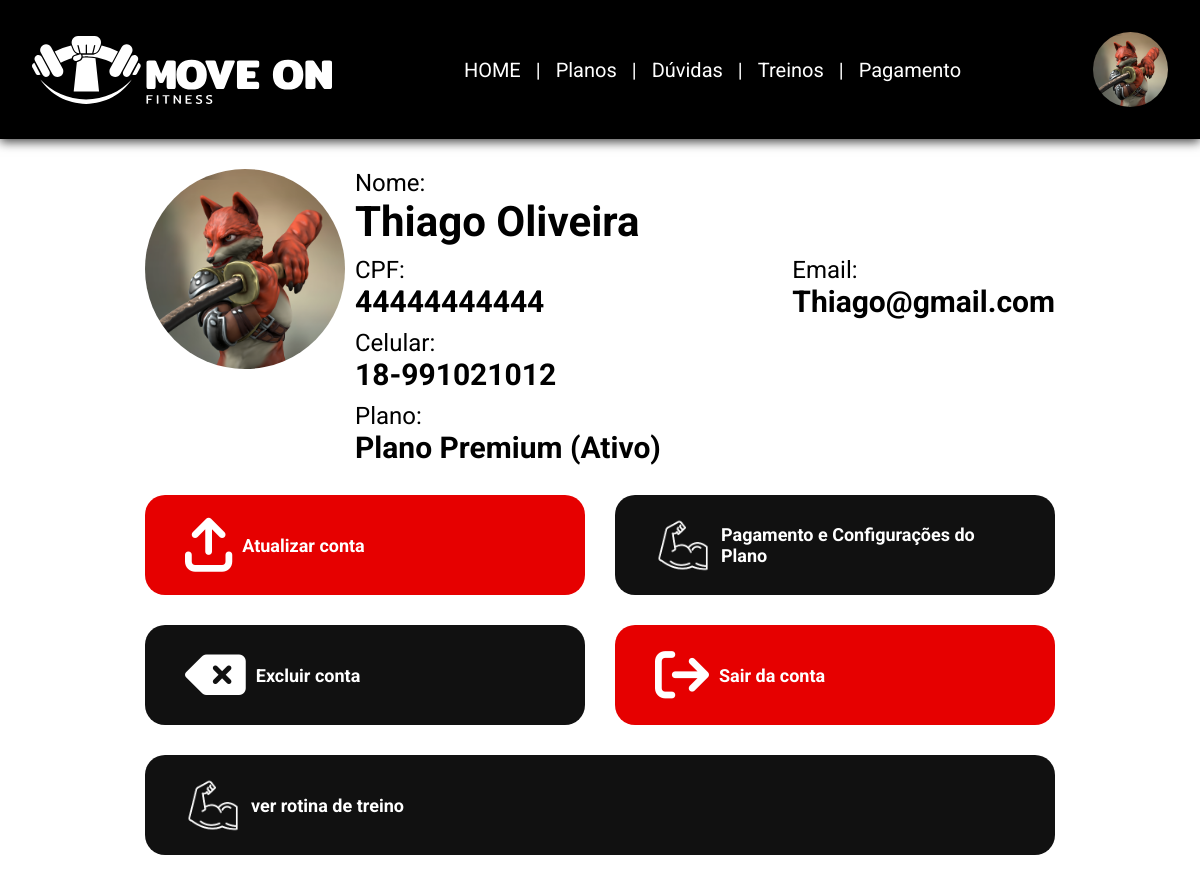
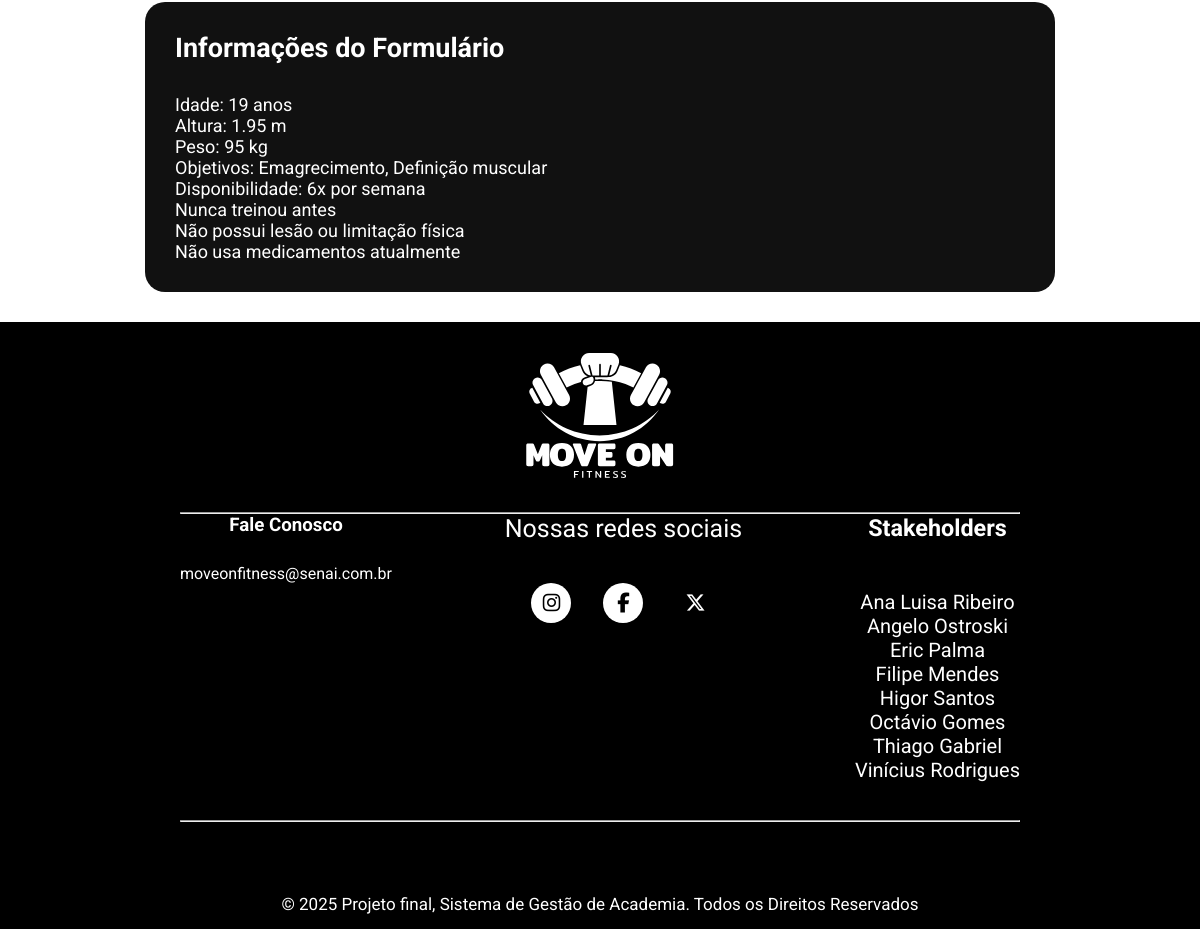
The app's page /View/userView.php (signed in) with its own data (2 pictures, top to bottom).
### tables this page shows
CREATE TABLE `users` (
  `id` int(11) NOT NULL,
  `nome_completo` varchar(255) NOT NULL,
  `email` varchar(100) NOT NULL,
  `celular` varchar(20) DEFAULT NULL,
  `CPF` varchar(11) DEFAULT NULL,
  `password` varchar(255) NOT NULL,
  `created_at` timestamp NOT NULL DEFAULT current_timestamp(),
  `tipo_de_user` enum('trainer','cliente','admin') DEFAULT 'cliente',
  `nome_arquivo_fotoperfil` varchar(255) DEFAULT NULL,
  `body_fat` decimal(4,2) DEFAULT NULL COMMENT 'apenas clientes',
  `peso` decimal(5,2) DEFAULT NULL COMMENT 'apenas clientes',
  `ficha_id` int(11) DEFAULT NULL COMMENT 'apenas clientes',
  `anotacoes_trainer` text DEFAULT NULL COMMENT 'apenas clientes',
  `info_treinamento` text DEFAULT NULL COMMENT 'apenas clientes',
  `rotina_treinamento` text NOT NULL COMMENT 'apenas clientes',
  `trainer_id` int(11) DEFAULT NULL COMMENT 'apenas clientes',
  `mensalidade_id` int(11) DEFAULT NULL COMMENT 'apenas clientes',
  `plano_id` int(11) DEFAULT NULL COMMENT 'apenas clientes',
  `renovar_plano` enum('Sim','Não') NOT NULL DEFAULT 'Sim' COMMENT 'Apenas Clientes',
  `salario` decimal(8,2) DEFAULT NULL COMMENT 'apenas trainers',
  `endereco` varchar(255) DEFAULT NULL COMMENT 'apenas trainers',
  `CREF` int(11) DEFAULT NULL COMMENT 'apenas trainers'
);

CREATE TABLE `planos` (
  `id` int(11) NOT NULL,
  `nome_plano` varchar(100) NOT NULL,
  `valor_mensal` decimal(10,2) NOT NULL,
  `valor_plano_antes_desconto` decimal(5,2) NOT NULL,
  `valor_adesao` decimal(5,2) NOT NULL,
  `descricao` text NOT NULL
);

### Controller/UserController.php (called while the page is built, shortened)
<?php
require_once __DIR__.'/../Model/UserModel.php';
class UserController {
    private $UserModel;
    function __construct($pdo) {
        $this->UserModel = new UserModel($pdo);
    }
    public function findById($id) {
        return $this->UserModel->findById($id);
    }
    public function getFotoPerfil($nome_arquivo_fotoperfil, $DIR_view){
        return $nome_arquivo_fotoperfil;
    }
}

### Model/UserModel.php (called while the page is built, shortened)
<?php
class UserModel
{
    private $pdo;
    function __construct($pdo)
    {
        $this->pdo = $pdo;
    }
    public function findById($id)
    {
        $sql = "SELECT * FROM users WHERE id = ?";
        $stmt = $this->pdo->prepare($sql);
        $stmt->execute([$id]);
        return $stmt->fetch(PDO::FETCH_ASSOC);
    }
}

### View/UserView.php (the view, shortened to what this page needs)
<?php
include_once '../Controller/UserController.php';
include_once '../Config.php';
$Controller = new UserController($pdo);
$user_id = $_SESSION['user_id'];
$user = $Controller->findById($user_id);
$nome_completo = $user['nome_completo'];
$nome_arquivo_fotoperfil = $Controller->getFotoPerfil($user['nome_arquivo_fotoperfil'], __DIR__);
$cellddd = str_contains($user['celular'], '9')+1;
$cell = substr($user['celular'],0,$cellddd) . "-" . substr($user['celular'],$cellddd,100);
$plano_id = $user['plano_id'];
if(isset($user['plano_id'])){
    $stmt = $pdo->query("SELECT * FROM planos WHERE id = $plano_id");
    $plano = $stmt->fetch(PDO::FETCH_ASSOC);
}
if(isset($user['mensalidade_id'])){
    $status_plano = 'Ativo';
}
?>
<!DOCTYPE html>
<html lang="pt-BR">
<head>
    <link rel="stylesheet" href="css/style.css">
    <link rel="stylesheet" href="css/basics.css">
    <link rel="stylesheet" type="text/css" href="font-awesome/css/all.min.css" />
    <link rel="stylesheet" href="https://cdnjs.cloudflare.com/ajax/libs/font-awesome/6.7.2/css/all.min.css" />
</head>
<body>
    <?php include __DIR__ . "/header.php"; ?>
        <section class="user-sect flex-column gap30">
            <div class="flex-row gap10 flex-row flex-wrap-at-760 justify-center">
                <div class="pfp user-view" >
                        <?php if (isset($user)): ?>
                            <img src="IMG/pfps/<?= $nome_arquivo_fotoperfil ?>">
                        <?php endif; ?>
                </div>
                <div class="grow-100">
                    <div class="height-100po info-text flex-column gap10">
                        <div>
                            <p>Nome:</p>
                            <h3><?=$nome_completo?></h3>
                        </div>
                        <div class="flex-row justify-between gap30 info-text-small wrap">
                            <?php if($user['CPF'] != null OR $user['CPF'] != ''):?>
                                <div>
                                    <p>CPF:</p>
                                    <h3><?=$user['CPF']?></h3>
                                </div>
                            <?php endif;?>
                            <div>
                                <p>Email:</p>
                                <h3><?=$user['email']?></h3>
                            </div>
                        </div>
                        <div class="flex-row justify-between gap30 info-text-small">
                            <?php if($user['celular'] != null OR $user['celular'] != ''):?>
                                <div>
                                    <p>Celular:</p>
                                    <h3><?=$cell?></h3>
                                </div>
                            <?php endif;?>
                        </div>
                        <div class="flex-row justify-between gap30 info-text-small">
                            <?php if($user['tipo_de_user'] == 'cliente' && ($plano_id != null OR $plano_id != '')):?>
                                <div>
                                    <p>Plano:</p>
                                    <h3><?=$plano['nome_plano']?> (<?=$status_plano?>)</h3>
                                </div>
                            <?php endif;?>
                        </div>
                    </div>
                </div>
            </div>
            <div class="flex-column">
                <div class="flex-row wrap">
                    <a class="dia segunda user-view" href="EditUser.php">
                        <i class="fa-solid fa-arrow-up-from-bracket"></i><p>Atualizar conta</p>
                    </a>
                    <?php if($user['tipo_de_user'] == 'cliente'):?>
                        <?php if($plano_id != null OR $plano_id != ''):?>
                            <a class="dia terca user-view" href="Pagamento.php">
                                <img src="IMG/biceps.png" alt=""><p>Pagamento e Configurações do Plano</p>
                            </a>
                        <?php else:?>
                            <a class="dia terca user-view" href="plans.php">
                                <img src="IMG/biceps.png" alt=""><p>Planos</p>
                            </a>
                        <?php endif;?>
                    <?php endif;?>
                </div>
                <div class="flex-row wrap">
                    <a class="dia quinta user-view" href="DeleteAccount.php">
                        <i class="fa-solid fa-delete-left"></i><p>Excluir conta</p>
                    </a>
                    <a class="dia sexta user-view" href="LeaveAccount.php">
                        <i class="fa-solid fa-arrow-right-from-bracket"></i><p>Sair da conta</p>
                    </a>
                </div>
                <div class="flex-row wrap">
                    <?php if($user['rotina_treinamento'] != null):?>
                        <a class="dia terca user-view" href="treinos.php">
                            <img src="IMG/biceps.png" alt=""><p>ver rotina de treino</p>
                        </a>
                    <?php endif;?>
                </div>
                <div class="width-100po flex-row">
                <?php if($user['info_treinamento'] != NULL):?>
                    <div class="dia sabado nohover grow-100 flex-column height-unset padding30 align-start">
                        <h1 class="width-100po">Informações do Formulário</h1>
                        <p class="textalign-left weight-low">
                            <?=$user['info_treinamento'];?>
                        </p>
                    </div>
                <?php endif;?>
                </div>
            </div>
        </section>
    <?php include __DIR__ . "/footer.php"; ?>
</body>
</html>

### View/header.php (shortened to what this page needs)
<header>
        <nav class="nav-bar">
            <a class="logo" href="landing.php">
            </a>
            <div class="nav-list">
                <ul>
                    <li class="nav-item"> <a href="landing.php" class="nav-link">HOME</a></li>
                    <li>
                        <p>|</p>
                    </li>
                    <li class="nav-item"> <a href="plans.php" class="nav-link">Planos</a></li>
                    <li>
                        <p>|</p>
                    </li>
                    <li class="nav-item"> <a href="" class="nav-link">Dúvidas</a></li>
                    <li>
                        <p>|</p>
                    </li>
                    <li class="nav-item"> <a href="" class="nav-link">Treinos</a></li>
                    <li>
                        <p>|</p>
                    </li>
                    <li class="nav-item"> <a href="Pagamento.php" class="nav-link">Pagamento</a></li>
                </ul>
            </div>
            <div class="pfp-hamb">
                <?php if(!isset($_SESSION['user_id'])):?>
                    <div class="landing-button">
                        <button class="login-button"><a href="LoginAccount.php"> Log in</a></button>
                        <button class="sign-button"><a href="CreateAccount.php"> Sign up</a></button>
                    </div>
                <?php else:?>
                    <?php if(isset($nome_arquivo_fotoperfil)):?>
                        <a class="pfp mini" href="UserView.php">
                            <img src="IMG/pfps/<?=$nome_arquivo_fotoperfil?>">
                        </a>
                    <?php else:?>
                        <a class="pfp mini" href="UserView.php">
                            <img src="IMG/PFPpadrao.png">
                        </a>
                    <?php endif;?>
                <?php endif;?>
            </div>
        </nav>
    </header>

### View/css/style.css (style rules this page uses)
* { padding: 0; margin: 0; font-family: 'Roboto'; }
body { background-color: rgb(255, 255, 255); font-family: 'Roboto'; }
header { background-color: black; box-shadow: 0px 3px 10px #464646; }
.nav-bar { display: flex; justify-content: space-between; padding: 2rem; align-items: center; }
.logo { display: flex; align-items: center; mask-image: url('../IMG/Move-On-Logo-vert.svg'); mask-size: contain; mask-position: center; mask-repeat: no-repeat; height: 75px; max-width: 50vw; aspect-ratio: 4/1; background-color: white; }
.nav-list { display: flex; align-items: center; }
.nav-list ul { display: flex; justify-content: center; list-style: none; }
.nav-item { margin: 0 15px; }
.nav-link { text-decoration: none; font-size: 20px; color: white; }
li p { font-size: 20px; color: white; }
.pfp-hamb { display: flex; gap:1rem; align-items: center; }
.dia { width: 180px; height: 180px; display: flex; flex-direction: column; justify-content: center; align-items: center; border-radius: 20px; color: #fff; font-size: 18px; font-weight: bold; cursor: pointer; transition: transform 0.2s; }
.dia img { width: 50%; }
.segunda, .quarta, .sexta { background: #e60000; }
.terca, .terça, .quinta, .sabado, .sábado, .domingo { background: #111; }
.pfp { width: 200px; max-width: 50vw; aspect-ratio: 1/1; overflow: hidden; display: flex; justify-content: center; border-radius: 100%; }
.pfp.user-view { width: 200px; height: 200px; }
.mini.pfp { width: 75px; }
.pfp img { width: auto; height: 100%; min-width: 100%; }
section.user-sect, form.user-sect { max-width: 910px; display: flex; margin: auto; padding: 30px 10px; }
.info-text { font-size: 1.5em; }
.info-text h3 { font-size: 1.75em; }
.info-text-small { font-size: 1em !important; }
.info-text-small h3 { font-size: 1.25em !important; }
.dia.user-view { height: 100px; flex-grow: 1; min-width: 260px; display: flex; flex-direction: row; gap: 10px; padding:0 40px; justify-content: start; text-decoration: none; }
.dia.user-view i { font-size: 3em; }
.dia.user-view img { width: 56px; height: 56px; }
p.weight-low { font-weight: 400; }

### View/css/basics.css (style rules this page uses)
.flex-row { display: flex; gap:inherit; }
.flex-column { display: flex; flex-direction: column; gap:inherit; }
.wrap { flex-wrap: wrap; }
.gap10 { gap:10px; }
.gap30 { gap:30px; }
.padding30 { padding:30px; }
.align-start { align-items: start; }
.justify-center { justify-content: center; }
.justify-between { justify-content: space-between; }
.textalign-left { text-align: left; }
.height-100po { min-height: 100%; }
.height-unset { height: unset; }
.width-100po { width: 100%; }
.grow-100 { flex-grow: 1; }

### records on screen
users: nome_arquivo_fotoperfil (picture), nome_completo "Thiago Oliveira", CPF "44444444444", email "Thiago@gmail.com", celular "18-991021012", mensalidade "Ativo", info_treinamento "Idade: 19 anos Altura: 1.95 m Peso: 95 kg Objetivos: Emagrecimento, Definição muscular Disponibilidade: 6x por semana Nunca treinou antes Não possui lesão ou limitação física Não usa medicamentos atualmente"
planos: nome_plano "Plano Premium"
